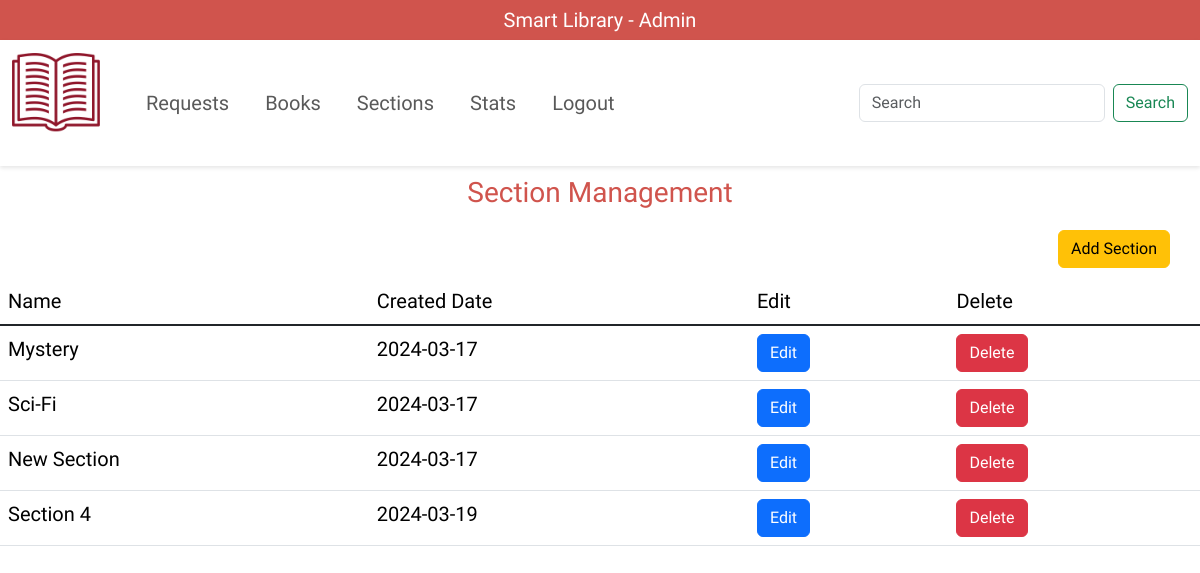
The page /section-management (signed in) on the database as committed earlier.
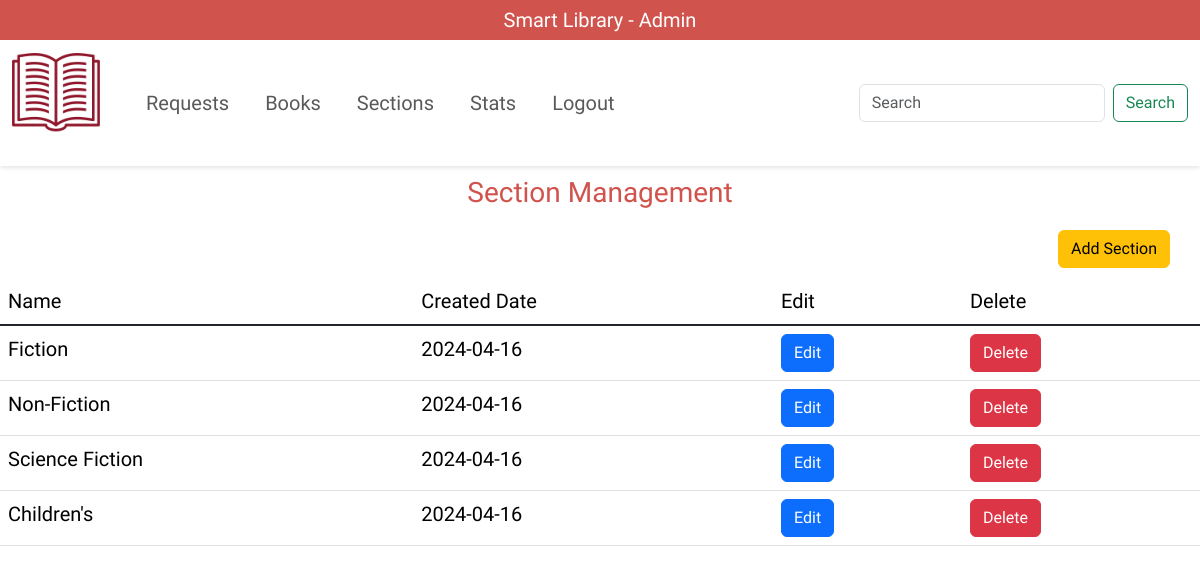
The same page on the database as committed later.
### application/models.py (models this page shows)
class Section(db.Model):
    section_id = db.Column(db.Integer(), primary_key=True)
    name = db.Column(db.String(), nullable=False, unique=True)
    image = db.Column(db.String(), nullable=False)
    created_date = db.Column(db.Date())
    description = db.Column(db.String())

### application/controllers.py (the view)
@app.route('/section-management')
def Section_Management():
    if session.get("name") != "Admin":
        return redirect("/logout")
    sections = Section.query.all()
    today_date = datetime.date.today()
    return render_template("admin/section_management.html", sections=sections, today_date=today_date)

### templates/admin/section_management.html (shortened to what this page needs)
<!DOCTYPE html>
<html lang="en">
<head>
    {% include "includes.html" %}
</head>
<body>
    {% include "admin/admin_nav.html" %}
    <div class="heading">
        <h3>Section Management</h3>
    </div>
    <div class="add">
        <button type="button" class="btn btn-warning" data-bs-toggle="modal" data-bs-target="#addSectionModal">
            Add Section
        </button>
    </div>
    <table class="table">
        <thead>
            <tr>
                <th scope="col">Name</th>
                <th scope="col">Created Date</th>
                <th scope="col">Edit</th>
                <th scope="col">Delete</th>
            </tr>
        </thead>
        <tbody class="table-group-divider">
            {% for section in sections %}
            <tr>
                <td scope="row">{{ section.name }}</td>
                <td> {{ section.created_date }} </td>
                <td> <a href="/edit-section/{{section.section_id}}"><button class="btn btn-primary">Edit</button> </a>
                </td>
                <td> <a href="/delete-section/{{section.section_id}}"><button class="btn btn-danger">Delete</button>
                    </a></td>
            </tr>
            {% endfor %}
        </tbody>
    </table>
</body>
</html>

### templates/includes.html (shortened to what this page needs)
<link href="https://cdn.jsdelivr.net/npm/bootstrap@5.3.3/dist/css/bootstrap.min.css" rel="stylesheet">
<link rel="stylesheet" href="/static/styles.css">

### templates/admin/admin_nav.html (shortened to what this page needs)
<link rel="stylesheet" href="/static/nav.css">
<div class="main-nav">
  Smart Library - Admin
</div>
<nav class="navbar navbar-expand-lg ">
  <div class="container-fluid">
    <a class="navbar-brand" href="/admin"><img src="/static/images/logo.png" alt="" class="logo"></a>
    <div class="collapse navbar-collapse" id="navbarTogglerDemo02">
      <ul class="navbar-nav me-auto mb-2 mb-lg-0">
        <li class="nav-item">
          <a class="nav-link" href="/requests">Requests</a>
        </li>
        <li class="nav-item">
          <a class="nav-link" href="/book-management">Books</a>
        </li>
        <li class="nav-item">
          <a class="nav-link" href="/section-management">Sections</a>
        </li>
        <li class="nav-item">
          <a class="nav-link" href="/statistics">Stats</a>
        </li>
        <li class="nav-item">
          <a class="nav-link" href="/logout">Logout</a>
        </li>
      </ul>
      <form class="d-flex" role="search" action="/admin-search">
        <input class="form-control me-2" type="search" placeholder="Search" aria-label="Search" name="srch_val"
          autocomplete="off">
        <button class="btn btn-outline-success" type="submit">Search</button>
      </form>
    </div>
  </div>
</nav>

### static/styles.css (style rules this page uses)
* { font-family: "Sedan", serif; font-weight: 400; font-style: normal; }
:root { --main-color: #82ae8b; --topic-red: #d0544d; }
.main-nav { background-color: var(--topic-red); color: white; text-align: center; font-size: 20px; padding: 5px 0px; }
.heading { text-align: center; margin: 10px 0px; color: var(--topic-red); }
table, th, tr, td { font-size: 20px; }
.add { display: flex; justify-content: right; padding: 10px 30px; }

### static/nav.css (style rules this page uses)
nav { background-color: #ffffff; box-shadow: 0 2px 4px rgba(0, 0, 0, 0.1); }
.nav-link { font-size: 20px; margin: 0px 10px; }
.logo { height: 100px; width: 100px; }

Rows that differ between the two databases and show on the page:
removed Section: name "Mystery", created_date "2024-03-17"
removed Section: name "Sci-Fi", created_date "2024-03-17"
removed Section: name "Section 4", created_date "2024-03-19"
added Section: name "Fiction", created_date "2024-04-16"
added Section: name "Non-Fiction", created_date "2024-04-16"
changed Section: name "New Section" → "Science Fiction"; created_date "2024-03-17" → "2024-04-16"
added Section: name "Children's", created_date "2024-04-16"
